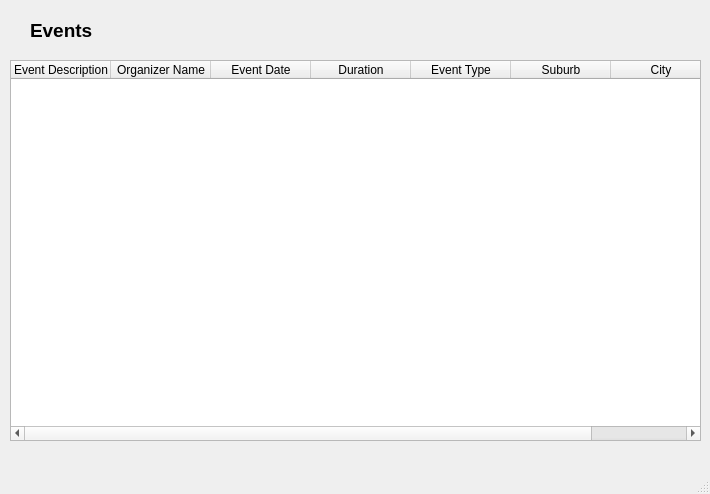
<?xml version="1.0" encoding="UTF-8"?>
<ui version="4.0">
 <class>MainWindow</class>
 <widget class="QMainWindow" name="MainWindow">
  <property name="geometry">
   <rect>
    <x>0</x>
    <y>0</y>
    <width>710</width>
    <height>494</height>
   </rect>
  </property>
  <property name="windowTitle">
   <string>MainWindow</string>
  </property>
  <widget class="QWidget" name="centralwidget">
   <widget class="QTableWidget" name="tableWidget">
    <property name="geometry">
     <rect>
      <x>10</x>
      <y>60</y>
      <width>691</width>
      <height>381</height>
     </rect>
    </property>
    <column>
     <property name="text">
      <string>Event Description</string>
     </property>
    </column>
    <column>
     <property name="text">
      <string>Organizer Name</string>
     </property>
    </column>
    <column>
     <property name="text">
      <string>Event Date</string>
     </property>
    </column>
    <column>
     <property name="text">
      <string>Duration</string>
     </property>
    </column>
    <column>
     <property name="text">
      <string>Event Type</string>
     </property>
    </column>
    <column>
     <property name="text">
      <string>Suburb</string>
     </property>
    </column>
    <column>
     <property name="text">
      <string>City</string>
     </property>
    </column>
   </widget>
   <widget class="QLabel" name="label">
    <property name="geometry">
     <rect>
      <x>30</x>
      <y>10</y>
      <width>121</width>
      <height>41</height>
     </rect>
    </property>
    <property name="font">
     <font>
      <pointsize>14</pointsize>
      <weight>75</weight>
      <bold>true</bold>
     </font>
    </property>
    <property name="text">
     <string>Events</string>
    </property>
   </widget>
  </widget>
  <widget class="QMenuBar" name="menubar">
   <property name="geometry">
    <rect>
     <x>0</x>
     <y>0</y>
     <width>710</width>
     <height>21</height>
    </rect>
   </property>
  </widget>
  <widget class="QStatusBar" name="statusbar"/>
 </widget>
 <resources/>
 <connections/>
</ui>
